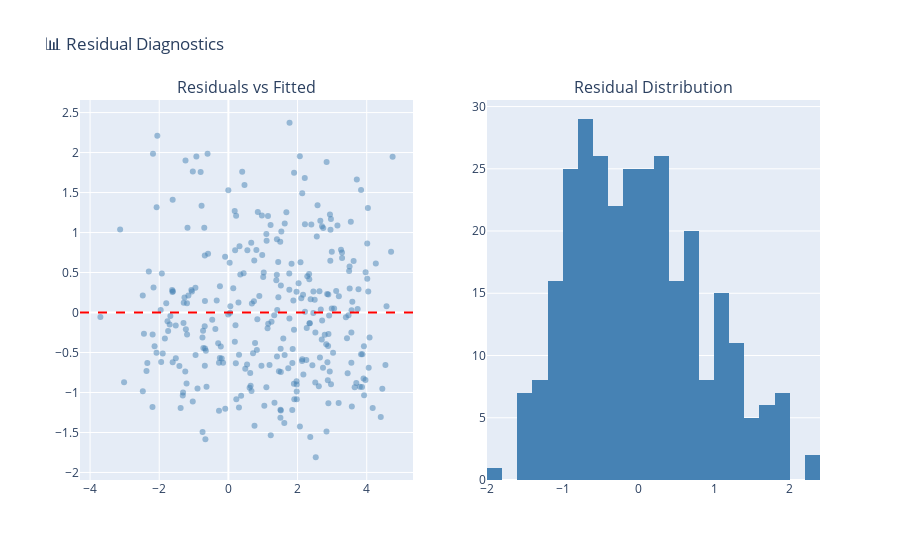

Write notebook code for a chart like this one.
### Code cell
# Residual diagnostic plots
fig = make_subplots(rows=1, cols=2, subplot_titles=('Residuals vs Fitted', 'Residual Distribution'))

# Scatter plot
fig.add_trace(go.Scatter(
    x=resid_results['y_pred'],
    y=resid_results['residuals'],
    mode='markers',
    marker=dict(opacity=0.5, color='steelblue')
), row=1, col=1)
fig.add_hline(y=0, line_dash='dash', line_color='red', row=1, col=1)

# Histogram
fig.add_trace(go.Histogram(
    x=resid_results['residuals'],
    nbinsx=30,
    marker_color='steelblue'
), row=1, col=2)

fig.update_layout(title='📊 Residual Diagnostics', showlegend=False, height=400)
fig

### Figure 1 — Plotly figure (JSON) as saved in the notebook; plotly's stock layout.template omitted (floating-point values rounded to 4 significant figures; data arrays with more than 128 entries replaced by an {"elided": "..."} marker saying what was removed)
{"data": [{"marker": {"color": "steelblue", "opacity": 0.5}, "mode": "markers", "type": "scatter", "x": {"elided": "300 float values"}, "xaxis": "x", "y": {"elided": "300 float values"}, "yaxis": "y"}, {"marker": {"color": "steelblue"}, "nbinsx": 30, "type": "histogram", "x": {"elided": "300 float values"}, "xaxis": "x2", "yaxis": "y2"}], "layout": {"annotations": [{"font": {"size": 16}, "showarrow": false, "text": "Residuals vs Fitted", "x": 0.225, "xanchor": "center", "xref": "paper", "y": 1, "yanchor": "bottom", "yref": "paper"}, {"font": {"size": 16}, "showarrow": false, "text": "Residual Distribution", "x": 0.775, "xanchor": "center", "xref": "paper", "y": 1, "yanchor": "bottom", "yref": "paper"}], "autosize": true, "shapes": [{"line": {"color": "red", "dash": "dash"}, "type": "line", "x0": 0, "x1": 1, "xref": "x domain", "y0": 0, "y1": 0, "yref": "y"}], "showlegend": false, "title": {"text": "📊 Residual Diagnostics"}, "xaxis": {"anchor": "y", "autorange": true, "domain": [0, 0.45], "range": [-4.263, 5.311], "type": "linear"}, "xaxis2": {"anchor": "y2", "autorange": true, "domain": [0.55, 1], "range": [-2.0, 2.4], "type": "linear"}, "yaxis": {"anchor": "x", "autorange": true, "domain": [0, 1], "range": [-2.133, 2.697], "type": "linear"}, "yaxis2": {"anchor": "x2", "autorange": true, "domain": [0, 1], "range": [0, 30.53]}}}
